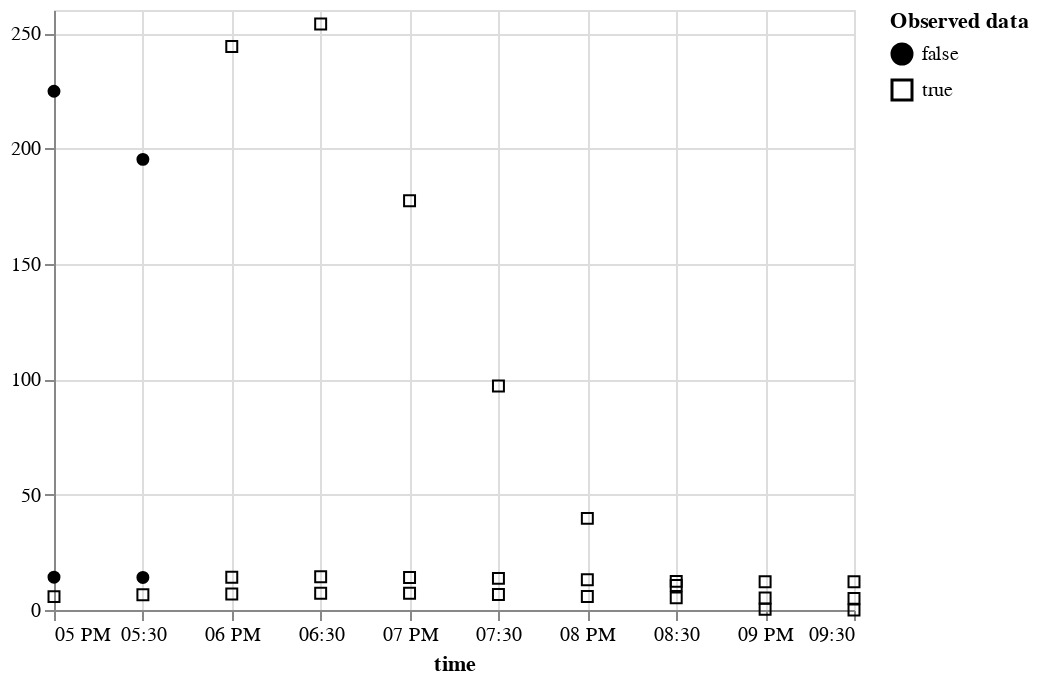

Notebook cell for this chart:
### Code cell
plot_points(m_df.tidy())

### Figure 1 — Vega-Lite specification as saved in the notebook (floating-point values rounded to 4 significant figures)
{"config": {"view": {"continuousWidth": 400, "continuousHeight": 300}}, "data": {"name": "data-88d77f9326d7ae292990a2c5bab99d91"}, "mark": {"type": "point", "color": "black", "fillOpacity": 1, "strokeWidth": 1}, "encoding": {"fill": {"field": "is_present", "legend": {"title": ["Observed data"]}, "scale": {"range": ["black", "#ffffff00"]}, "type": "nominal"}, "shape": {"field": "is_present", "type": "nominal"}, "x": {"axis": {"domain": true, "labels": true, "ticks": true, "title": "time"}, "field": "time", "type": "temporal"}, "y": {"field": "value", "scale": {"zero": false}, "title": "", "type": "quantitative"}}, "$schema": "https://vega.github.io/schema/vega-lite/v5.2.0.json", "datasets": {"data-88d77f9326d7ae292990a2c5bab99d91": [{"time": "2000-06-15T17:00:00", "variable": "TA", "value": 14.22, "is_present": false}, {"time": "2000-06-15T17:30:00", "variable": "TA", "value": 14.11, "is_present": false}, {"time": "2000-06-15T18:00:00", "variable": "TA", "value": 14.23, "is_present": true}, {"time": "2000-06-15T18:30:00", "variable": "TA", "value": 14.4, "is_present": true}, {"time": "2000-06-15T19:00:00", "variable": "TA", "value": 14.09, "is_present": true}, {"time": "2000-06-15T19:30:00", "variable": "TA", "value": 13.71, "is_present": true}, {"time": "2000-06-15T20:00:00", "variable": "TA", "value": 13.08, "is_present": true}, {"time": "2000-06-15T20:30:00", "variable": "TA", "value": 12.41, "is_present": true}, {"time": "2000-06-15T21:00:00", "variable": "TA", "value": 12.27, "is_present": true}, {"time": "2000-06-15T21:30:00", "variable": "TA", "value": 12.2, "is_present": true}, {"time": "2000-06-15T17:00:00", "variable": "SW_IN", "value": 224.8, "is_present": false}, {"time": "2000-06-15T17:30:00", "variable": "SW_IN", "value": 195.3, "is_present": false}, {"time": "2000-06-15T18:00:00", "variable": "SW_IN", "value": 244.2, "is_present": true}, {"time": "2000-06-15T18:30:00", "variable": "SW_IN", "value": 253.9, "is_present": true}, {"time": "2000-06-15T19:00:00", "variable": "SW_IN", "value": 177.3, "is_present": true}, {"time": "2000-06-15T19:30:00", "variable": "SW_IN", "value": 97.07, "is_present": true}, {"time": "2000-06-15T20:00:00", "variable": "SW_IN", "value": 39.71, "is_present": true}, {"time": "2000-06-15T20:30:00", "variable": "SW_IN", "value": 10.65, "is_present": true}, {"time": "2000-06-15T21:00:00", "variable": "SW_IN", "value": 0.32, "is_present": true}, {"time": "2000-06-15T21:30:00", "variable": "SW_IN", "value": 0.0, "is_present": true}, {"time": "2000-06-15T17:00:00", "variable": "VPD", "value": 5.799, "is_present": true}, {"time": "2000-06-15T17:30:00", "variable": "VPD", "value": 6.577, "is_present": true}, {"time": "2000-06-15T18:00:00", "variable": "VPD", "value": 6.931, "is_present": true}, {"time": "2000-06-15T18:30:00", "variable": "VPD", "value": 7.286, "is_present": true}, {"time": "2000-06-15T19:00:00", "variable": "VPD", "value": 7.251, "is_present": true}, {"time": "2000-06-15T19:30:00", "variable": "VPD", "value": 6.683, "is_present": true}, {"time": "2000-06-15T20:00:00", "variable": "VPD", "value": 5.851, "is_present": true}, {"time": "2000-06-15T20:30:00", "variable": "VPD", "value": 5.254, "is_present": true}, {"time": "2000-06-15T21:00:00", "variable": "VPD", "value": 5.164, "is_present": true}, {"time": "2000-06-15T21:30:00", "variable": "VPD", "value": 5.037, "is_present": true}]}}
